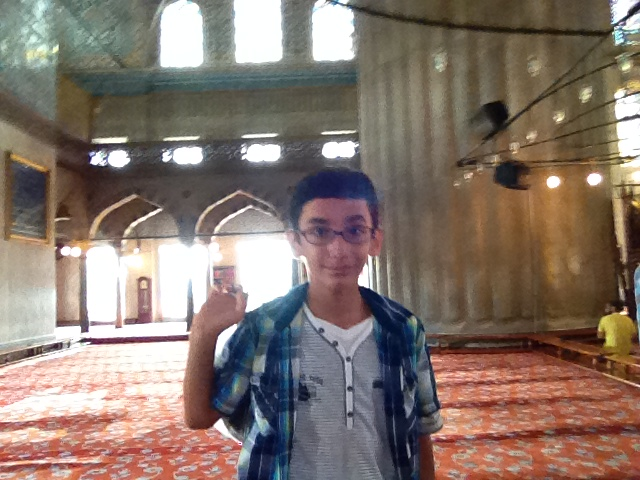
#> input picture görüntü işleme/görüntü piramitleri/477.JPG, 640 x 480 px
$ python piramit.py
#> lines starting #> are read from the running program, lines starting #| are printed output that depends on the picture
import cv2
import numpy as np

resim=cv2.imread("477.JPG")
#> resim is the input picture: shape (480, 640, 3); mean B, G, R 108.9, 118.2, 134
ikikat=cv2.pyrUp(resim)
kucuk=cv2.pyrDown(resim)
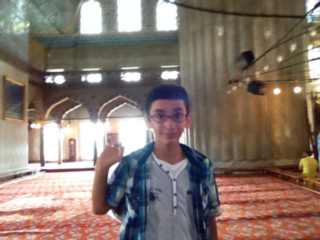
#> kucuk: shape (240, 320, 3); mean B, G, R 108.9, 118.2, 134

print("orjinal=",resim.shape)
#| orjinal= (480, 640, 3)
print("ikikat=",ikikat.shape)
#| ikikat= (960, 1280, 3)
print("küçük",kucuk.shape)
#| küçük (240, 320, 3)

cv2.imshow("resim",resim)
cv2.imshow("büyük",ikikat)
cv2.imshow("kucuk",kucuk)

cv2.waitKey(0)
cv2.destroyAllWindows()
